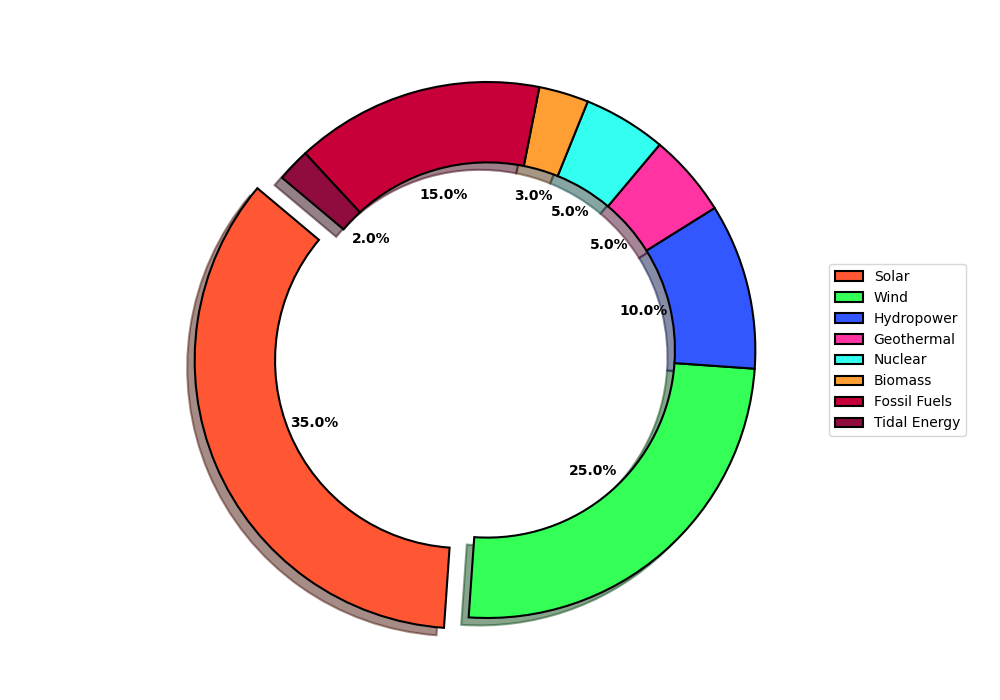

Python code for this plot:
import matplotlib.pyplot as plt

energy_sources = ['Solar', 'Wind', 'Hydropower', 'Geothermal', 'Nuclear', 'Biomass', 'Fossil Fuels', 'Tidal Energy']
energy_percentages = [35, 25, 10, 5, 5, 3, 15, 2]

# New set of colors for the pie chart
colors = ['#FF5733', '#33FF57', '#3357FF', '#FF33A1', '#33FFF0', '#FF9E33', '#C70039', '#900C3F']

fig, ax = plt.subplots(figsize=(10, 7), subplot_kw=dict(aspect='equal'))

explode = (0.1, 0, 0, 0, 0, 0, 0, 0)
wedges, texts, autotexts = ax.pie(
    energy_percentages,
    explode=explode,
    autopct='%1.1f%%',
    startangle=140,
    colors=colors,
    wedgeprops=dict(edgecolor='black', linewidth=1.5, width=0.3),
    shadow=True
)

plt.setp(autotexts, size=10, weight='bold', color='black')

ax.legend(
    wedges, energy_sources,
    loc="center left",
    bbox_to_anchor=(1, 0, 0.5, 1),
    fontsize=10
)

plt.tight_layout()
plt.show()
